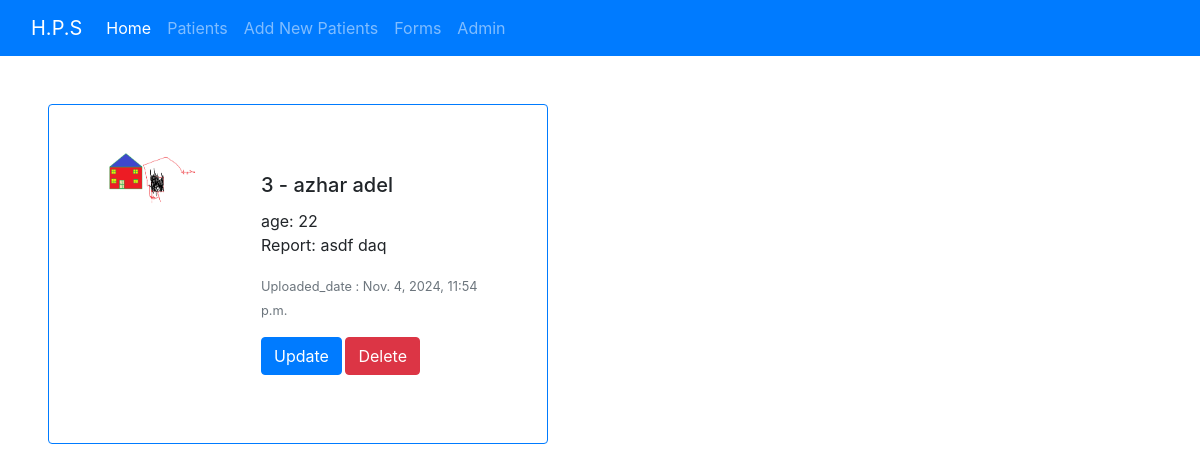
The page /patients/showdetail/3 on the database its author committed.
### patients/models.py (models this page shows, shortened)
class Patients(models.Model):
    first_name=models.CharField(max_length=30,default="unknown")
    last_name=models.CharField(max_length=30,default="unknown")
    age=models.PositiveBigIntegerField(default=18)
    image=models.ImageField(upload_to='images/%y/%m/%d',null=True)
    files_report=models.FileField(upload_to='files/%y/%m/%d',null=True)
    uploaded_at=models.DateTimeField(auto_now_add=True,null=True)
    report=models.TextField(max_length=200)

### patients/views.py (the view)
# urls.py: path('showdetail/<int:pk>',views.patients_show_detail,name='showdetail'),
def patients_show_detail(request, pk):  # استخدم 'pk' هنا
    patient = get_object_or_404(Patients, id=pk)
    return render(request, 'patients_info.html', {'patient': patient})

### patients/templates/patients_info.html
{% extends "base.html" %}
{% load static %}
{% block content %}
{% include "layout/header.html" %}
<div class="card mb-3 border border-primary m-5 p-5" style="max-width: 500px;">
    <div class="row g-0">
        <div class="col-md-4">
            {% if patient.image %}
                <img src="{{ patient.image.url }}" class="img-fluid rounded-start" alt="Patient Image">
            {% else %}
                <img src="{% static 'path/to/default/image.jpg' %}" class="img-fluid rounded-start" alt="Default Image">
            {% endif %}
        </div>
        <div class="col-md-8">
            <div class="card-body">
                <h5 class="card-title">{{ patient.id }} - {{ patient.first_name }} {{ patient.last_name }}</h5>
                <p class="card-text">age: {{ patient.age }}
                    <br>Report: {{ patient.report }}</p>
                <p class="card-text"><small class="text-muted">Uploaded_date : {{ patient.uploaded_at }}</small></p>
                <p class="card-text">
                    <small>
                        <a href="{% url 'patients:edit' patient.id %}" class="btn btn-primary text-white">Update</a>
                        <a href="{% url 'patients:delete' patient.id %}" class="btn btn-danger text-white">Delete</a>
                    </small>
                </p>
            </div>
        </div>
    </div>
</div>
{% endblock %}

### rows shown on the page
Patients: image (picture), id "3", first_name "azhar", last_name "adel", age "22", report "asdf daq", uploaded_at "Nov. 4, 2024, 11:54 p.m."
